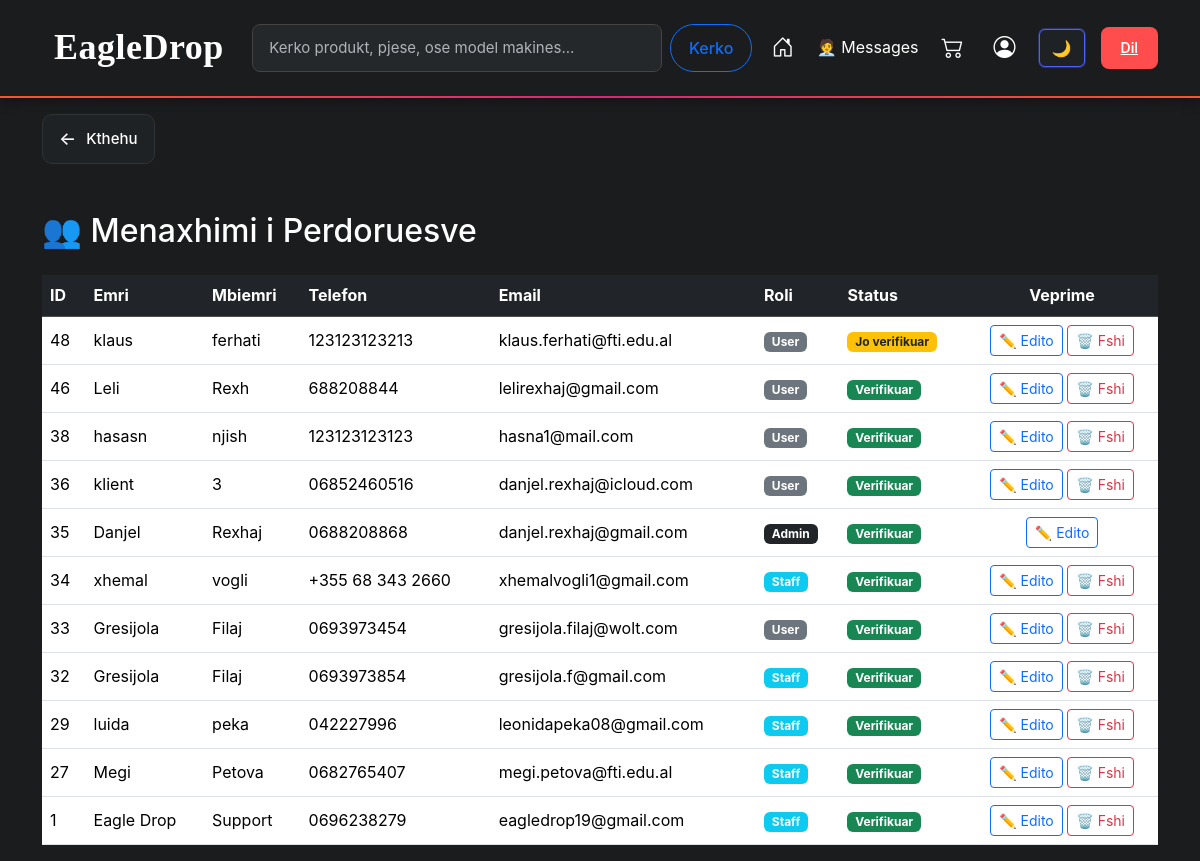
Page /admin/users.php (signed in) on the committed database.
### tables this page shows
CREATE TABLE `users` (
  `id` int(11) NOT NULL,
  `first_name` varchar(100) DEFAULT NULL,
  `last_name` varchar(100) DEFAULT NULL,
  `username` varchar(100) DEFAULT NULL,
  `phone` varchar(30) DEFAULT NULL,
  `email` varchar(255) DEFAULT NULL,
  `password` varchar(255) DEFAULT NULL,
  `role` enum('user','staff','admin') NOT NULL DEFAULT 'user',
  `profile_image` varchar(255) DEFAULT 'default.png',
  `is_verified` tinyint(4) DEFAULT 0,
  `verification_code` varchar(255) DEFAULT NULL,
  `created_at` datetime DEFAULT current_timestamp(),
  `last_assigned_at` datetime DEFAULT NULL,
  `name` int(11) NOT NULL
);

### admin/users.php (the view, shortened to what this page needs)
<?php
require "../config/database.php";
$users = $conn->query("SELECT * FROM users ORDER BY id DESC");
?>
<?php include "../includes/admin_header.php"; ?>
<div class="container mt-3">
    <button class="back-btn" onclick="goBack()">
        <span class="arrow">←</span>
        <span>Kthehu</span>
    </button>
</div>
<div class="container mt-5">
    <div class="d-flex justify-content-between align-items-center mb-3">
        <h2>👥 Menaxhimi i Perdoruesve</h2>
    </div>
    <div class="table-responsive">
        <table class="table table-hover align-middle">
            <thead class="table-dark">
                <tr>
                    <th>ID</th>
                    <th>Emri</th>
                    <th>Mbiemri</th>
                    <th>Telefon</th>
                    <th>Email</th>
                    <th>Roli</th>
                    <th>Status</th>
                    <th class="text-center">Veprime</th>
                </tr>
            </thead>
            <tbody>
            <?php while($u = $users->fetch(PDO::FETCH_ASSOC)): ?>
                <tr>
                    <td><?= $u['id'] ?></td>
                    <td>
                    <?= htmlspecialchars($u['first_name']) ?>
                    </td>
                    <td>
                    <?= htmlspecialchars($u['last_name']) ?>
                    </td>
                    <td><?= htmlspecialchars($u['phone']) ?></td>
                    <td><?= htmlspecialchars($u['email']) ?></td>
                    <td>
                        <span class="badge
                            <?= $u['role'] === 'admin' ? 'bg-dark' : ($u['role'] === 'staff' ? 'bg-info' : 'bg-secondary') ?>">
                            <?= ucfirst($u['role']) ?>
                        </span>
                    </td>
                    <td>
                        <span class="badge <?= $u['is_verified'] ? 'bg-success' : 'bg-warning text-dark' ?>">
                            <?= $u['is_verified'] ? 'Verifikuar' : 'Jo verifikuar' ?>
                        </span>
                    </td>
                    <td class="text-center">
                        <a href="edit_user.php?id=<?= $u['id'] ?>"
                           class="btn btn-sm btn-outline-primary">
                           ✏️ Edito
                        </a>
                        <?php if ($u['id'] != $_SESSION['user_id']): ?>
                            <a href="users.php?delete=<?= $u['id'] ?>"
                               class="btn btn-sm btn-outline-danger"
                               onclick="return confirm('A je i sigurt qe do ta fshish kete perdorues?');">
                               🗑️ Fshi
                            </a>
                        <?php endif; ?>
                    </td>
                </tr>
            <?php endwhile; ?>
            </tbody>
        </table>
    </div>
</div>
<?php include "../includes/footer.php"; ?>

### assets/css/style.css (style rules this page uses)
html, body { overflow-x: hidden; max-width: 100%; font-family: -apple-system, BlinkMacSystemFont, "Segoe UI", Roboto, "Helvetica Neue", Arial, sans-serif; line-height: 1.6; }
body { background-color: #1a1c1d; color: #fff; transition: background-color 0.3s ease, color 0.3s ease; font-size: 16px; }
.back-btn { display: inline-flex; align-items: center; gap: 10px; background-color: #1f2225; color: #ffffff; border: 1px solid #2f3336; padding: 10px 16px; border-radius: 10px; font-size: 15px; font-weight: 500; cursor: pointer; transition: all 0.25s ease; }
.back-btn .arrow { font-size: 18px; transition: transform 0.25s ease; }

### rows in the picture
users: id "48", first_name "klaus", last_name "ferhati", phone "123123123213", email "klaus.ferhati@fti.edu.al", role "User", is_verified "Jo verifikuar"
users: id "46", first_name "Leli", last_name "Rexh", phone "688208844", email "lelirexhaj@gmail.com", role "User", is_verified "Verifikuar"
users: id "38", first_name "hasasn", last_name "njish", phone "123123123123", email "hasna1@mail.com", role "User", is_verified "Verifikuar"
users: id "36", first_name "klient", last_name "3", phone "06852460516", email "danjel.rexhaj@icloud.com", role "User", is_verified "Verifikuar"
users: id "35", first_name "Danjel", last_name "Rexhaj", phone "0688208868", email "danjel.rexhaj@gmail.com", role "Admin", is_verified "Verifikuar"
users: id "34", first_name "xhemal", last_name "vogli", phone "+355 68 343 2660", email "xhemalvogli1@gmail.com", role "Staff", is_verified "Verifikuar"
users: id "33", first_name "Gresijola", last_name "Filaj", phone "0693973454", email "gresijola.filaj@wolt.com", role "User", is_verified "Verifikuar"
users: id "32", first_name "Gresijola", last_name "Filaj", phone "0693973854", email "gresijola.f@gmail.com", role "Staff", is_verified "Verifikuar"
users: id "29", first_name "luida", last_name "peka", phone "042227996", email "leonidapeka08@gmail.com", role "Staff", is_verified "Verifikuar"
users: id "27", first_name "Megi", last_name "Petova", phone "0682765407", email "megi.petova@fti.edu.al", role "Staff", is_verified "Verifikuar"
users: id "1", first_name "Eagle Drop", last_name "Support", phone "0696238279", email "eagledrop19@gmail.com", role "Staff", is_verified "Verifikuar"
